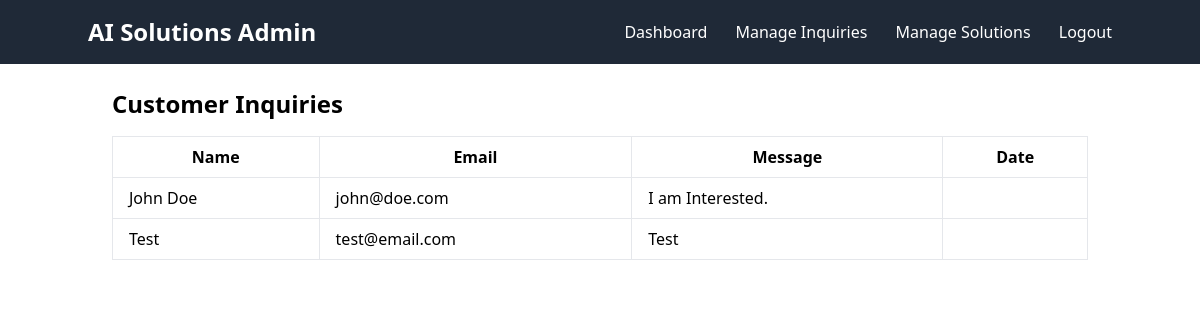
The app's page /admin/inquiries.php (signed in) with its own data.
### tables this page shows
CREATE TABLE `inquiries` (
  `id` int(11) NOT NULL,
  `name` varchar(255) NOT NULL,
  `email` varchar(255) NOT NULL,
  `message` text NOT NULL,
  `submitted_at` timestamp NOT NULL DEFAULT current_timestamp()
);

### admin/inquiries.php (the view, shortened to what this page needs)
<?php
include('../config/db.php');
$sql = "SELECT * FROM inquiries";
$result = $conn->query($sql);
?>
<!DOCTYPE html>
<html lang="en">
<head>
    <script src="https://cdn.tailwindcss.com"></script>
</head>
<body>
    <?php include('admin-navbar.php'); ?>
    <div class="container mx-auto p-6">
        <h2 class="text-2xl font-bold mb-4">Customer Inquiries</h2>
        <table class="w-full table-auto border-collapse border">
            <thead>
                <tr>
                    <th class="border px-4 py-2">Name</th>
                    <th class="border px-4 py-2">Email</th>
                    <th class="border px-4 py-2">Message</th>
                    <th class="border px-4 py-2">Date</th>
                </tr>
            </thead>
            <tbody>
                <?php while ($row = $result->fetch_assoc()) { ?>
                <tr>
                    <td class="border px-4 py-2"><?php echo $row['name']; ?></td>
                    <td class="border px-4 py-2"><?php echo $row['email']; ?></td>
                    <td class="border px-4 py-2"><?php echo $row['message']; ?></td>
                    <td class="border px-4 py-2"><?php echo $row['created_at']; ?></td>
                </tr>
                <?php } ?>
            </tbody>
        </table>
    </div>
</body>
</html>

### records on screen
inquiries: name "John Doe", email "john@doe.com", message "I am Interested."
inquiries: name "Test", email "test@email.com", message "Test"
